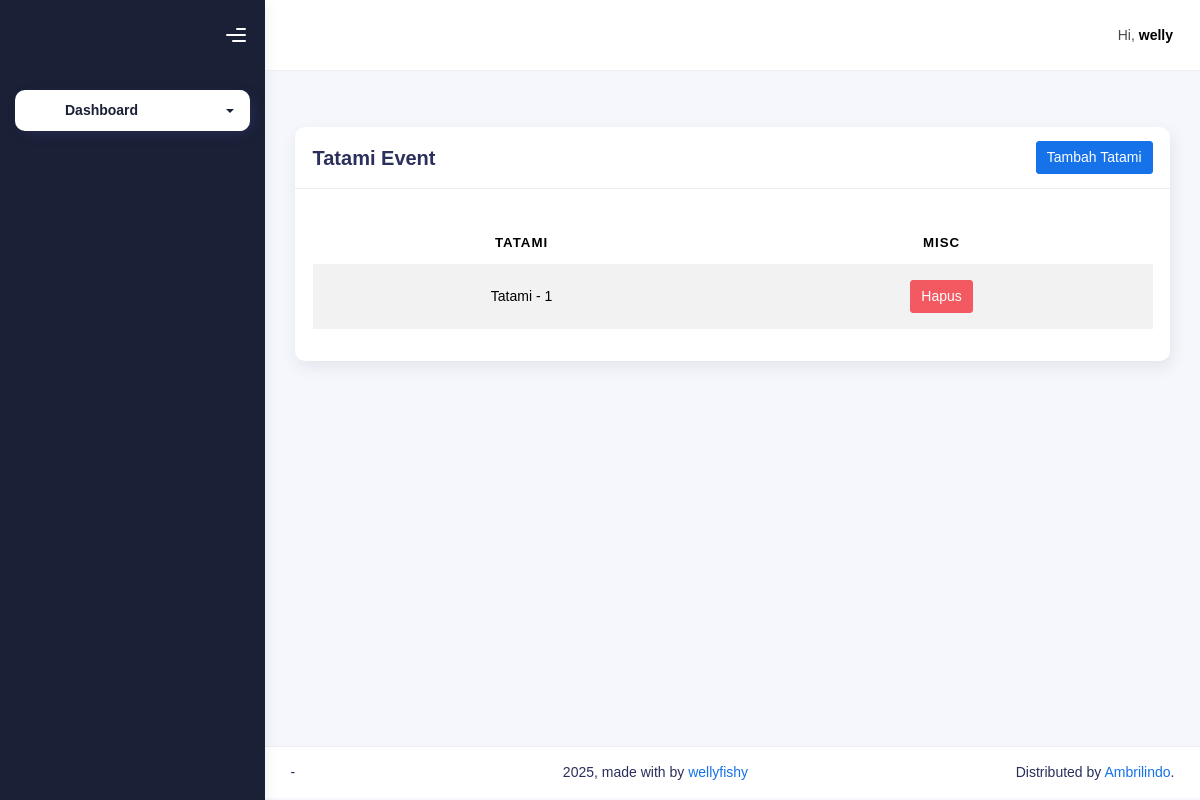
Page /admin-tatami/1 (signed in) on the earlier database version.
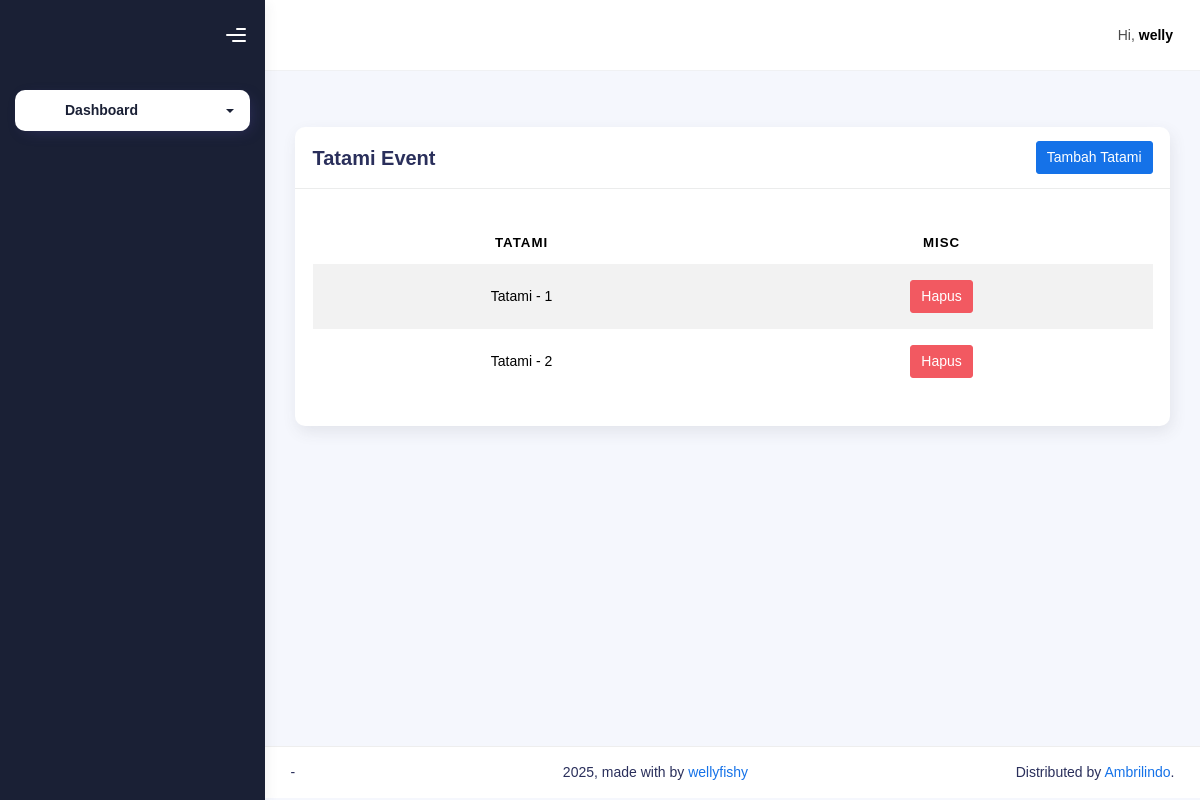
Same page on the later database version.
### backend/models.py (models this page shows, shortened)
class Tatami(models.Model):
    event = models.ForeignKey(Event, null=True, blank=True, on_delete=models.CASCADE)
    tatami_number = models.IntegerField(null=True, blank=True)
    detail_bagan = models.ForeignKey(DetailBagan, on_delete=models.SET_NULL, null=True, blank=True)

### backend/views.py (the view, shortened to what this page needs)
# urls.py: path('admin-tatami/<int:event_pk>', admin_tatami, name="admin-tatami"),
def admin_tatami(request, event_pk):
    event = Event.objects.get(pk=event_pk)
    admin_tatami = AdminTatami.objects.filter(user=request.user, event=event).first()
    tatamis = Tatami.objects.filter(event=event)
    context = {
        'on': 'tatami',
        'event': event,
        'admin_tatami': admin_tatami,
        'tatamis': tatamis,
    }
    return render(request, 'admin/tatami.html', context)

### backend/templates/admin/tatami.html (shortened to what this page needs)
{% extends "admin/base-dashboard.html" %} {% load static %}
{% block content %}
<div class="container">
    <div class="page-inner">
        <div class="page-header">
        </div>
        <div class="row">
            <div class="col-md-12">
                <div class="card">
                    <div class="card-header" style="display: flex; justify-content: space-between; align-items: center;">
                        <div class="card-title" style="margin-right: 10px;">Tatami Event</div>
                        <div>
                            <a href="#" class="btn btn-primary" style="font-size: inherit; padding: 5px 10px;" data-bs-toggle="modal" data-bs-target="#confirmAddModal">Tambah Tatami</a>
                        </div>
                    </div>
                    <div class="card-body">
                        <table class="table table-striped mt-3">
                        <thead>
                            <tr>
                            <th scope="col" style="text-align: center;">Tatami</th>
                            <th scope="col" style="text-align: center;">MISC</th>
                            </tr>
                        </thead>
                        <tbody>
                            {% for tatami in tatamis %}
                            <tr>
                                <td style="text-align: center;">Tatami - {{ tatami.tatami_number }}</td>
                                <td style="text-align: center;">
                                    <a href="#" class="btn btn-danger" style="font-size: inherit; padding: 5px 10px;" data-bs-toggle="modal" data-bs-target="#confirmDeleteModal{{tatami.pk}}">
                                        Hapus
                                    </a>
                                </td>
                            </tr>
                            {% endfor %}
                        </tbody>
                        </table>
                    </div>
                </div>
            </div>
        </div>
    </div>
</div>
{% endblock content %}

Differences in the rows shown:
added Tatami: tatami_number "2"
